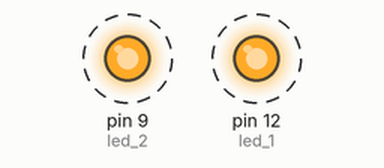
This sketch was run on a simulated Arduino Uno, built with avr-gcc and run on an emulated ATmega328P. On the bench: output pins drawn as LEDs (lit = HIGH). Dashed ring = blinking.

Above: at 0.2 s.
Timing chart, 0 to 3.0 s (numbered marks = the images above):
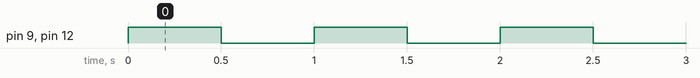

Measured:
- by itself, pin 9 (led_2), pin 12 (led_1): alternates HIGH for 0.50 s and LOW for 0.50 s

The sketch:

codigo01.ino
```cpp
int led_1 = 12;
int led_2 = 9;

void setup(){
  pinMode(led_1,OUTPUT);
  pinMode(led_2,OUTPUT);
}

void loop(){
  digitalWrite(led_1, HIGH);
  digitalWrite(led_2, HIGH);
  delay(500);
  digitalWrite(led_1, LOW);
  digitalWrite(led_2, LOW);
  delay(500);

}
```
